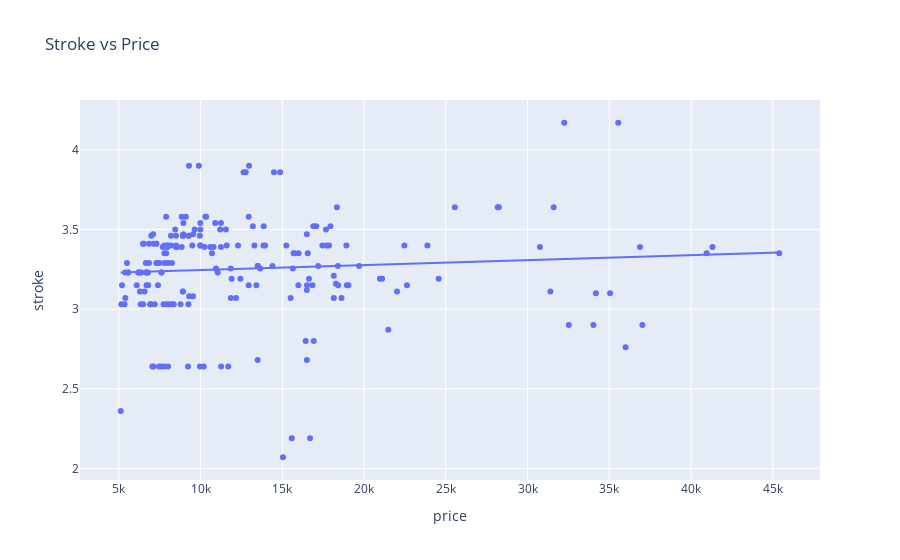

Write notebook code for a chart like this one.
### Code cell
px.scatter(corr_data, x="price", y="stroke", title="Stroke vs Price", trendline="ols")

### Figure 1 — Plotly figure (JSON) as saved in the notebook; plotly's stock layout.template omitted (floating-point values rounded to 4 significant figures; data arrays with more than 128 entries replaced by an {"elided": "..."} marker saying what was removed)
{"data": [{"hovertemplate": "price=%{x}<br>stroke=%{y}<extra></extra>", "legendgroup": "", "marker": {"color": "#636efa", "symbol": "circle"}, "mode": "markers", "name": "", "orientation": "v", "showlegend": false, "type": "scatter", "x": {"elided": "205 float values"}, "xaxis": "x", "y": {"elided": "205 float values"}, "yaxis": "y"}, {"hovertemplate": "<b>OLS trendline</b><br>stroke = 3.11848e-06 * price + 3.21401<br>R<sup>2</sup>=0.006311<br><br>price=%{x}<br>stroke=%{y} <b>(trend)</b><extra></extra>", "legendgroup": "", "marker": {"color": "#636efa", "symbol": "circle"}, "mode": "lines", "name": "", "showlegend": false, "type": "scatter", "x": {"elided": "205 float values"}, "xaxis": "x", "y": {"elided": "205 float values"}, "yaxis": "y"}], "layout": {"legend": {"tracegroupgap": 0}, "title": {"text": "Stroke vs Price"}, "xaxis": {"anchor": "y", "domain": [0, 1], "title": {"text": "price"}}, "yaxis": {"anchor": "x", "domain": [0, 1], "title": {"text": "stroke"}}}}
